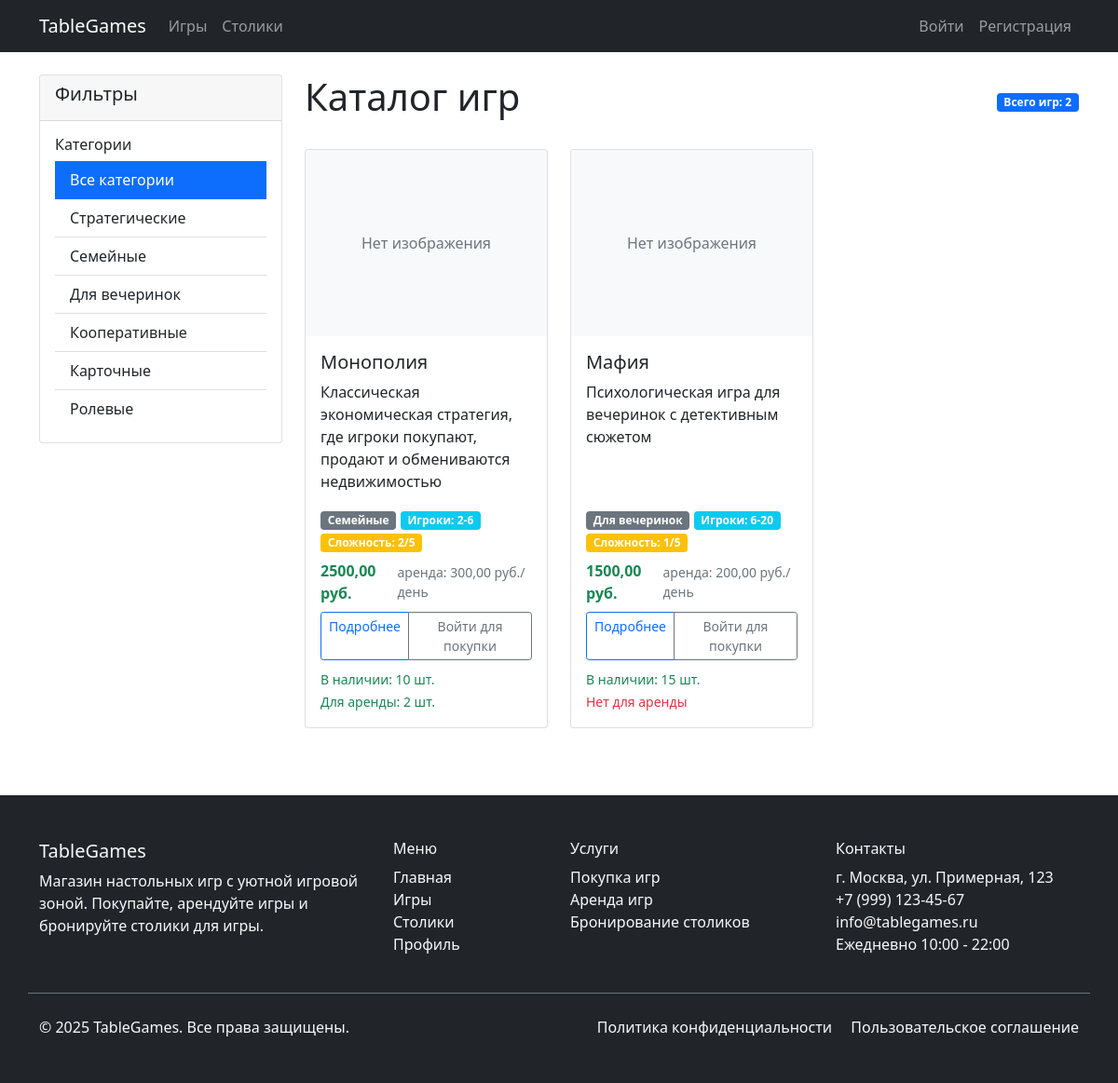
The page /games/ on the database as committed earlier.
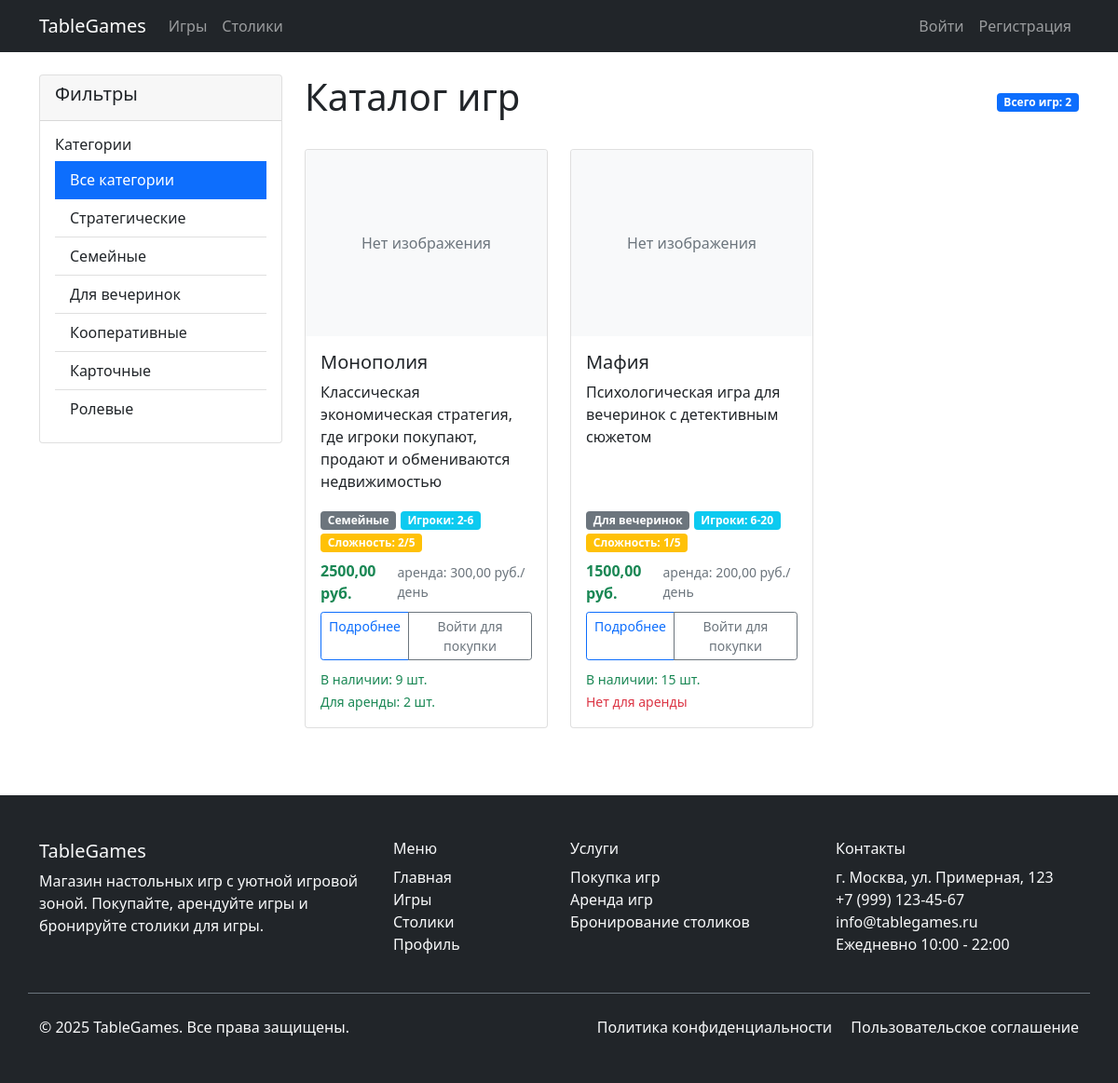
The same page on the database as committed later.
### tablegames/models.py (models this page shows, shortened)
class Game(models.Model):
    GAME_CATEGORIES = [
        ('strategy', 'Стратегические'),
        ('family', 'Семейные'),
        ('party', 'Для вечеринок'),
        ('cooperative', 'Кооперативные'),
        ('card', 'Карточные'),
        ('rpg', 'Ролевые'),
    ]
    name = models.CharField(max_length=200, verbose_name='Название игры')
    description = models.TextField(verbose_name='Описание')
    category = models.CharField(max_length=20, choices=GAME_CATEGORIES, verbose_name='Категория')
    price = models.DecimalField(max_digits=10, decimal_places=2, verbose_name='Цена покупки')
    rental_price_per_day = models.DecimalField(max_digits=8, decimal_places=2, verbose_name='Цена аренды за день')
    min_players = models.PositiveIntegerField(validators=[MinValueValidator(1)],
                                              verbose_name='Минимальное количество игроков')
    max_players = models.PositiveIntegerField(validators=[MinValueValidator(1)],
                                              verbose_name='Максимальное количество игроков')
    play_time_minutes = models.PositiveIntegerField(verbose_name='Время игры (минуты)')
    difficulty = models.PositiveIntegerField(
        validators=[MinValueValidator(1), MaxValueValidator(5)],
        verbose_name='Сложность (1-5)'
    )
    in_stock = models.PositiveIntegerField(default=0, verbose_name='В наличии для покупки')
    available_for_rental = models.PositiveIntegerField(default=0, verbose_name='Доступно для аренды')
    image = models.ImageField(upload_to='games/', blank=True, null=True, verbose_name='Изображение')
    created_at = models.DateTimeField(auto_now_add=True)
    class Meta:
        verbose_name = 'Игра'
        verbose_name_plural = 'Игры'

### tablegames/views.py (the view)
# urls.py: path('games/', views.game_list, name='game_list'),
def game_list(request):
    games = Game.objects.all()
    category = request.GET.get('category')
    if category:
        games = games.filter(category=category)
    return render(request, 'tablegames/game_list.html', {
        'games': games,
        'category': category
    })

### tablegames/templates/tablegames/game_list.html (shortened to what the changed rows need)
{% extends 'tablegames/base.html' %}
{% block content %}
<div class="row">
    <div class="col-md-9">
        <div class="d-flex justify-content-between align-items-center mb-4">
            <h1>Каталог игр</h1>
        </div>
        <div class="row">
            {% for game in games %}
            <div class="col-md-6 col-lg-4 mb-4">
                <div class="card h-100">
                    {% if game.image %}
                    <img src="{{ game.image.url }}" class="card-img-top" alt="{{ game.name }}" style="height: 200px; object-fit: cover;">
                    {% else %}
                    <div class="card-img-top bg-light d-flex align-items-center justify-content-center" style="height: 200px;">
                        <span class="text-muted">Нет изображения</span>
                    </div>
                    {% endif %}
                    <div class="card-body d-flex flex-column">
                        <h5 class="card-title">{{ game.name }}</h5>
                        <p class="card-text flex-grow-1">{{ game.description|truncatewords:15 }}</p>
                        <div class="mb-2">
                            <span class="badge bg-secondary">{{ game.get_category_display }}</span>
                            <span class="badge bg-info">Игроки: {{ game.min_players }}-{{ game.max_players }}</span>
                            <span class="badge bg-warning">Сложность: {{ game.difficulty }}/5</span>
                        </div>
                        <div class="mt-auto">
                            <div class="d-flex justify-content-between align-items-center mb-2">
                                <strong class="text-success">{{ game.price }} руб.</strong>
                                <small class="text-muted">аренда: {{ game.rental_price_per_day }} руб./день</small>
                            </div>
                            <div class="btn-group w-100" role="group">
                                <a href="{% url 'game_detail' game.id %}" class="btn btn-outline-primary btn-sm">Подробнее</a>
                                {% if user.is_authenticated and game.in_stock > 0 %}
                                <button class="btn btn-success btn-sm add-to-cart-btn"
                                        data-game-id="{{ game.id }}"
                                        data-game-name="{{ game.name }}">
                                    В корзину
                                </button>
                                {% elif not user.is_authenticated %}
                                <a href="{% url 'login' %}?next={% url 'game_list' %}" class="btn btn-outline-secondary btn-sm">Войти для покупки</a>
                                {% else %}
                                <button class="btn btn-secondary btn-sm" disabled>Нет в наличии</button>
                                {% endif %}
                            </div>
                            <div class="mt-2">
                                <small class="text-muted">
                                    {% if game.in_stock > 0 %}
                                    <span class="text-success">В наличии: {{ game.in_stock }} шт.</span>
                                    {% else %}
                                    <span class="text-danger">Нет в наличии</span>
                                    {% endif %}
                                </small>
                                <br>
                                <small class="text-muted">
                                    {% if game.available_for_rental > 0 %}
                                    <span class="text-success">Для аренды: {{ game.available_for_rental }} шт.</span>
                                    {% else %}
                                    <span class="text-danger">Нет для аренды</span>
                                    {% endif %}
                                </small>
                            </div>
                        </div>
                    </div>
                </div>
            </div>
            {% empty %}
            <div class="col-12">
                <div class="alert alert-info">
                    Игры не найдены. Попробуйте изменить фильтры.
                </div>
            </div>
            {% endfor %}
        </div>
    </div>
</div>
{% endblock %}

Rows that differ between the two databases and show on the page:
changed Game "Монополия": in_stock "10" → "9"
